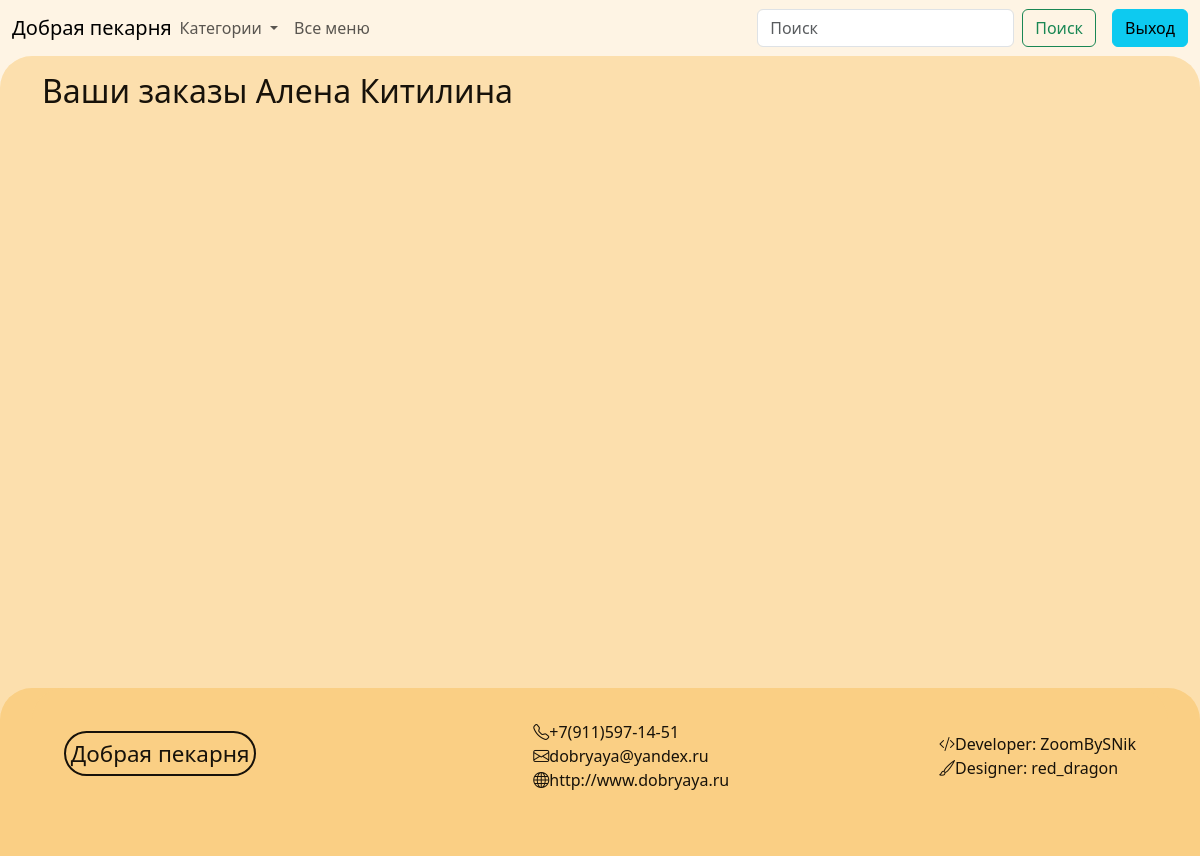
Before: /orders/ (signed in) with the older database file.
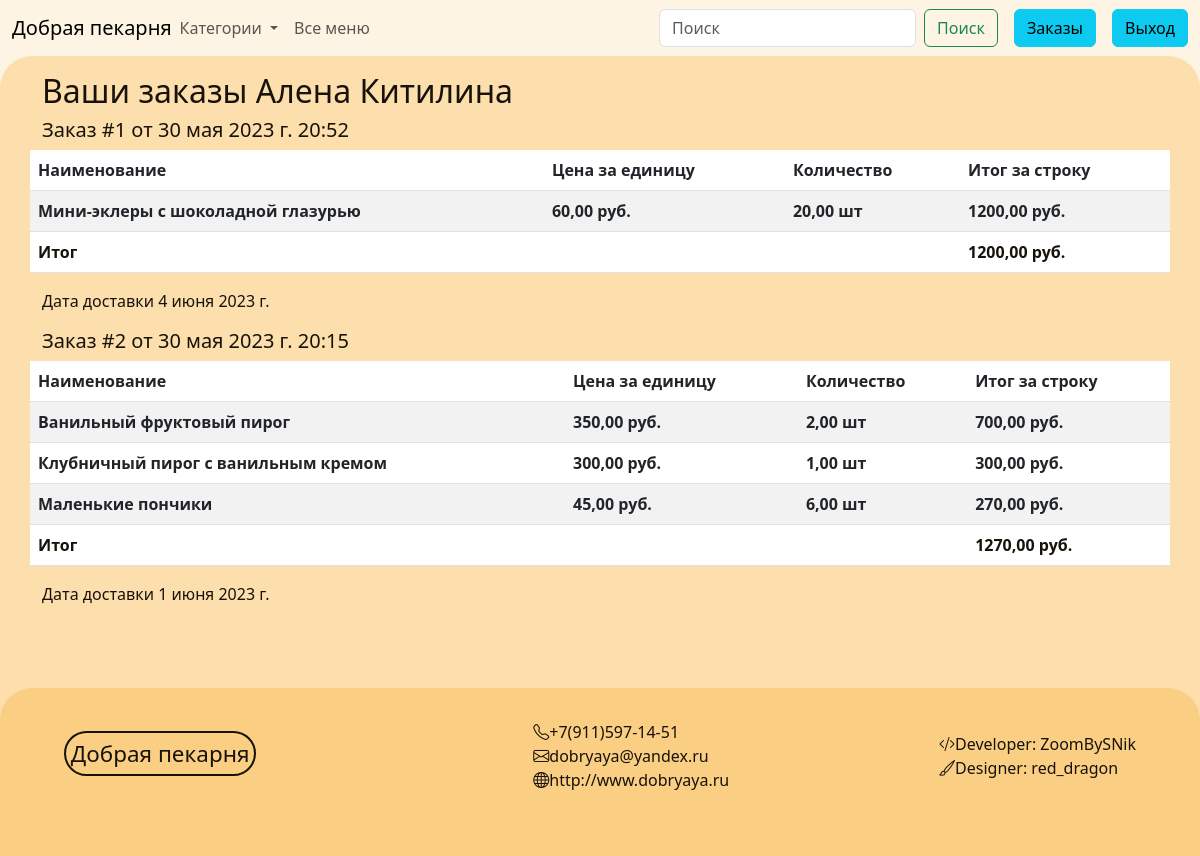
After: the same page with the newer database file.
### products/models.py (models this page shows, shortened)
class Order(models.Model):
    customer = models.ForeignKey('Customer', on_delete=models.PROTECT, null=False, blank=False, verbose_name='Заказчик')
    date_of_delivery = models.DateField(null=False, blank=False, verbose_name='Дата доставки')
    time_of_order = models.DateTimeField(null=False, blank=False, auto_now_add=True, editable=False,
                                         verbose_name='Время заказа')
    address_of_delivery = models.CharField(null=False, blank=False, max_length=128, verbose_name='Адрес доставки')
    total_price = models.DecimalField(null=False, blank=False, max_digits=10, decimal_places=2,
                                      verbose_name='Итоговая стоимость')
    type_of_payment = models.ForeignKey('TypeOfPayment', on_delete=models.PROTECT, null=False, blank=False,
                                        verbose_name='Тип оплаты')
    commentary_for_order = models.TextField(null=True, blank=True, verbose_name='Комментарий к заказу')
    class Meta:
        verbose_name = 'Заказ'
        verbose_name_plural = 'Заказы'

class OrderPosition(models.Model):
    order = models.ForeignKey('Order', on_delete=models.CASCADE, null=False, blank=False, verbose_name='Заказ')
    price_list_position = models.ForeignKey('PriceListPosition', on_delete=models.CASCADE, null=False, blank=False,
                                            verbose_name='Продукт')
    count_of_products = models.DecimalField(null=False, blank=False, max_digits=10, decimal_places=2,
                                            verbose_name='Количество')
    price_of_position = models.DecimalField(null=False, blank=False, max_digits=10, decimal_places=2,
                                            verbose_name='Стоимость позиции')
    class Meta:
        verbose_name = 'Позиция заказа'
        verbose_name_plural = 'Позиции заказов'

class PriceListPosition(models.Model):
    price_list = models.ForeignKey('PriceList', on_delete=models.CASCADE, null=False, blank=False,
                                   verbose_name='Прайс-лист')
    product = models.ForeignKey('Product', on_delete=models.CASCADE, null=False, blank=False, verbose_name='Продукт')
    price = models.DecimalField(null=False, blank=False, max_digits=10, decimal_places=2, verbose_name='Цена')
    units = models.CharField(null=False, blank=False, max_length=32, verbose_name='Единица измерения')
    class Meta:
        verbose_name = 'Позиция прайс-листа'
        verbose_name_plural = 'Позиции прайс-листов'

class Product(models.Model):
    title = models.CharField(max_length=64, null=False, blank=False, verbose_name='Наименование')
    description = models.TextField(verbose_name='Описание')
    weight = models.IntegerField(null=False, blank=False, verbose_name='Вес (гр.)')
    image = models.ImageField(null=True, blank=True, upload_to='products_img/')
    class Meta:
        verbose_name = 'Продукт'
        verbose_name_plural = 'Продукты'

### pages/views.py (the view)
# urls.py: path('orders/', views.order_view, name='orders')
def order_view(request):
    orders = Order.objects.filter(customer=request.user.id).order_by('-time_of_order')
    response = {
        'orders': orders
    }
    response = response | context_for_navbar(request)
    return render(request, "orders.html", response)

### pages/views.py (called while the page is built)
def context_for_navbar(request):
    cart = request.COOKIES.get('cart', '')
    topics = Tag.objects.all()
    orders_for_check = Order.objects.filter(customer=request.user.id)
    return {'cart': cart, 'topics': topics, 'orders_for_check': orders_for_check}

### pages/templates/orders.html (shortened to what this page needs)
{% extends 'base.html' %}
{% block content %}
    <div class="container">
    <h2>Ваши заказы {{ user.get_full_name }}</h2>
        {% for order in orders %}
            <div class="row">
                <h5>Заказ #{{ forloop.counter }} от {{ order.time_of_order }}</h5>
                <table class="table table-striped">
                <thead>
                <tr>
                    <th scope="col">Наименование</th>
                    <th scope="col">Цена за единицу</th>
                    <th scope="col">Количество</th>
                    <th scope="col">Итог за строку</th>
                </tr>
                </thead>
                <tbody>
                {% for order_position in order.orderposition_set.all %}
                    <tr>
                        <th scope="row">{{ order_position.price_list_position.product.title }}</th>
                        <th>{{ order_position.price_list_position.price }} руб.</th>
                        <th>
                            {{ order_position.count_of_products }} {{ order_position.price_list_position.units }}
                        </th>
                        <th>{{ order_position.price_of_position }} руб.</th>
                    </tr>
                {% endfor %}
                <tr>
                    <th scope="row"><b>Итог</b></th>
                    <th></th>
                    <th></th>
                    <th><b>{{ order.total_price }} руб.</b></th>
                </tr>
                </tbody>
                </table>
            <p>Дата доставки {{ order.date_of_delivery }}</p>
            </div>
        {% endfor %}
{% endblock %}

Changed rows visible on the page:
added Order: time_of_order "30 мая 2023 г. 20:52", total_price "1200,00", date_of_delivery "4 июня 2023 г."
added OrderPosition: price_list_position.product "Мини-эклеры с шоколадной глазурью", price_list_position.price "60,00", count_of_products "20,00", price_list_position.units "шт", price_of_position "1200,00", shown under "30 мая 2023 г. 20:52"
added Order: time_of_order "30 мая 2023 г. 20:15", total_price "1270,00", date_of_delivery "1 июня 2023 г."
added OrderPosition: price_list_position.product "Ванильный фруктовый пирог", price_list_position.price "350,00", count_of_products "2,00", price_list_position.units "шт", price_of_position "700,00", shown under "30 мая 2023 г. 20:15"
added OrderPosition: price_list_position.product "Клубничный пирог с ванильным кремом", price_list_position.price "300,00", count_of_products "1,00", price_list_position.units "шт", price_of_position "300,00", shown under "30 мая 2023 г. 20:15"
added OrderPosition: price_list_position.product "Маленькие пончики", price_list_position.price "45,00", count_of_products "6,00", price_list_position.units "шт", price_of_position "270,00", shown under "30 мая 2023 г. 20:15"
Other visible differences:
text now shown: "Заказы"
